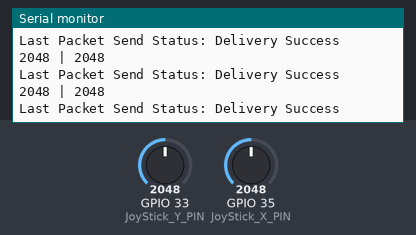
Bench run of a sketch on a simulated ESP32. Shown: the last lines printed to the serial monitor. The test bench sets the inputs (shaded band); at power-on: GPIO 33 (JoyStick_Y_PIN) = 2048, GPIO 35 (JoyStick_X_PIN) = 2048.

Above: at 1.2 s.
1.3 s: GPIO 33 (JoyStick_Y_PIN) set to 2866
At 2.0 s:
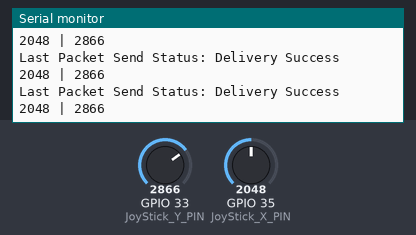
2.8 s: GPIO 35 (JoyStick_X_PIN) set to 2866
At 3.4 s:
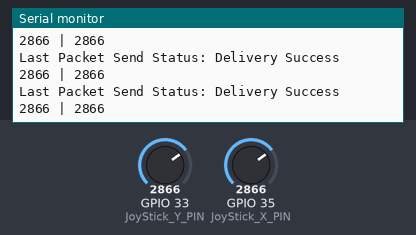
4.3 s: GPIO 33 (JoyStick_Y_PIN) set to 3603
At 5.3 s:
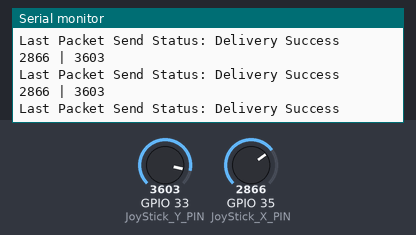
5.8 s: GPIO 35 (JoyStick_X_PIN) set to 3603
At 6.4 s:
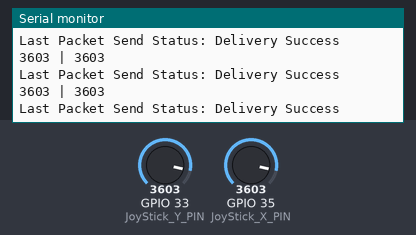
Timing chart, 0 to 8.3 s (numbered marks = the images above; inputs shaded):
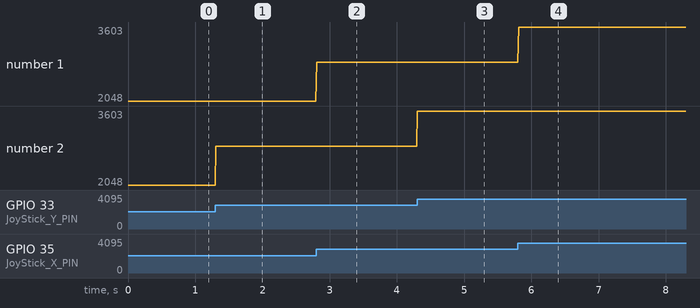

The sketch:

ESP32Transmitter.ino
```cpp
#include <esp_now.h>
#include <WiFi.h>

// REPLACE WITH YOUR RECEIVER MAC Address
uint8_t receiverAddress[] = {0x08, 0x3a, 0x8d, 0x90, 0x25, 0x8c};

// Structure example to send data
typedef struct struct_message {
  int x;
  int y;
} struct_message;

// Create a struct_message called myData
struct_message myData;

esp_now_peer_info_t peerInfo;

// callback when data is sent
void OnDataSent(const uint8_t *mac_addr, esp_now_send_status_t status) {
  Serial.print("Last Packet Send Status: ");
  Serial.println(status == ESP_NOW_SEND_SUCCESS ? "Delivery Success" : "Delivery Fail");
}

#define JoyStick_X_PIN 35
#define JoyStick_Y_PIN 33

int valueX = 0; // to store the X-axis value
int valueY = 0; // to store the Y-axis value

void setup() {
  pinMode(JoyStick_X_PIN, INPUT);
  pinMode(JoyStick_Y_PIN, INPUT);

  // Init Serial Monitor
  Serial.begin(115200);

  // Set device as a Wi-Fi Station
  WiFi.mode(WIFI_STA);

  // Init ESP-NOW
  if (esp_now_init() != ESP_OK) {
    Serial.println("Error initializing ESP-NOW");
    return;
  }

  // Register the send callback
  esp_now_register_send_cb(OnDataSent);

  // Register peer
  memcpy(peerInfo.peer_addr, receiverAddress, 6);
  peerInfo.channel = 0;
  peerInfo.encrypt = false;

  // Add peer
  if (esp_now_add_peer(&peerInfo) != ESP_OK) {
    Serial.println("Failed to add peer");
    return;
  }
}

void loop() {
  // Set values to send
  int valueX = analogRead(JoyStick_X_PIN); // to store the X-axis value
  int valueY = analogRead(JoyStick_Y_PIN); // to store the Y-axis value

  myData.x = valueX;
  myData.y = valueY;

  Serial.print(myData.x);
  Serial.print(" | ");
  Serial.print(myData.y);
  Serial.println();

  // Send message via ESP-NOW
  esp_err_t result = esp_now_send(receiverAddress, (uint8_t *)&myData, sizeof(myData));

  // if (result == ESP_OK) {
  //   Serial.println("Sent with success");
  // } else {
  //   Serial.println("Error sending the data");
  // }
  delay(10);
}
```

Measured:
- after the input at 1.3 s, the serial monitor: prints a new line at once (image 1)
- after the input at 2.8 s, the serial monitor: prints a new line at once (image 2)
- after the input at 4.3 s, the serial monitor: prints a new line at once (image 3)
- after the input at 5.8 s, the serial monitor: prints a new line at once (image 4)
- plotted number 2: 2048 → 2866 after the input at 1.3 s, 2866 → 3603 after the input at 4.3 s
